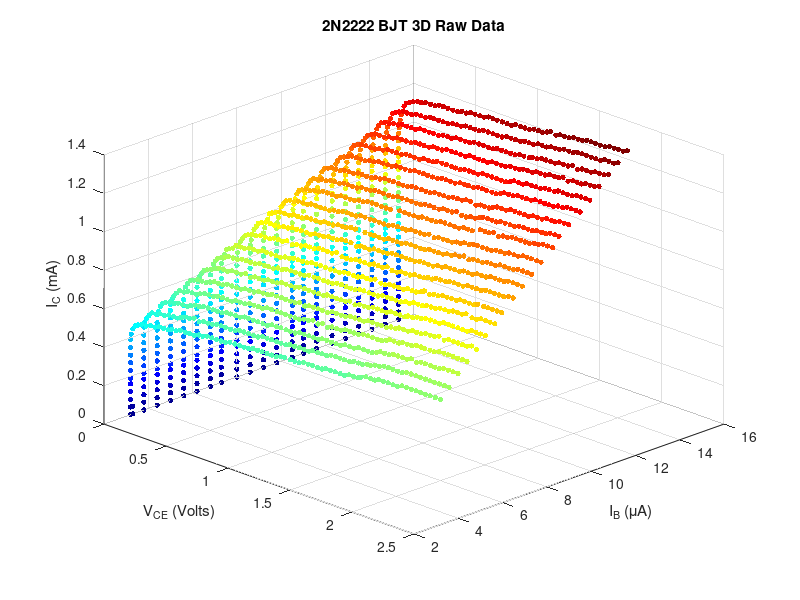

The MATLAB source for this figure:
data = csvread('tracer_data.csv');

% Extract the columns directly
Vce = data(:, 1);
Ib  = data(:, 2) * 1e6;
Ic  = data(:, 3) * 1e3;

figure;
% scatter3(X, Y, Z, dot_size, color_mapping, style)
scatter3(Vce, Ib, Ic, 15, Ic, 'filled');

xlabel('V_{CE} (Volts)');
ylabel('I_B (\muA)');
zlabel('I_C (mA)');
title('2N2222 BJT 3D Raw Data');

grid on;
colormap('jet');
view(45, 30);
